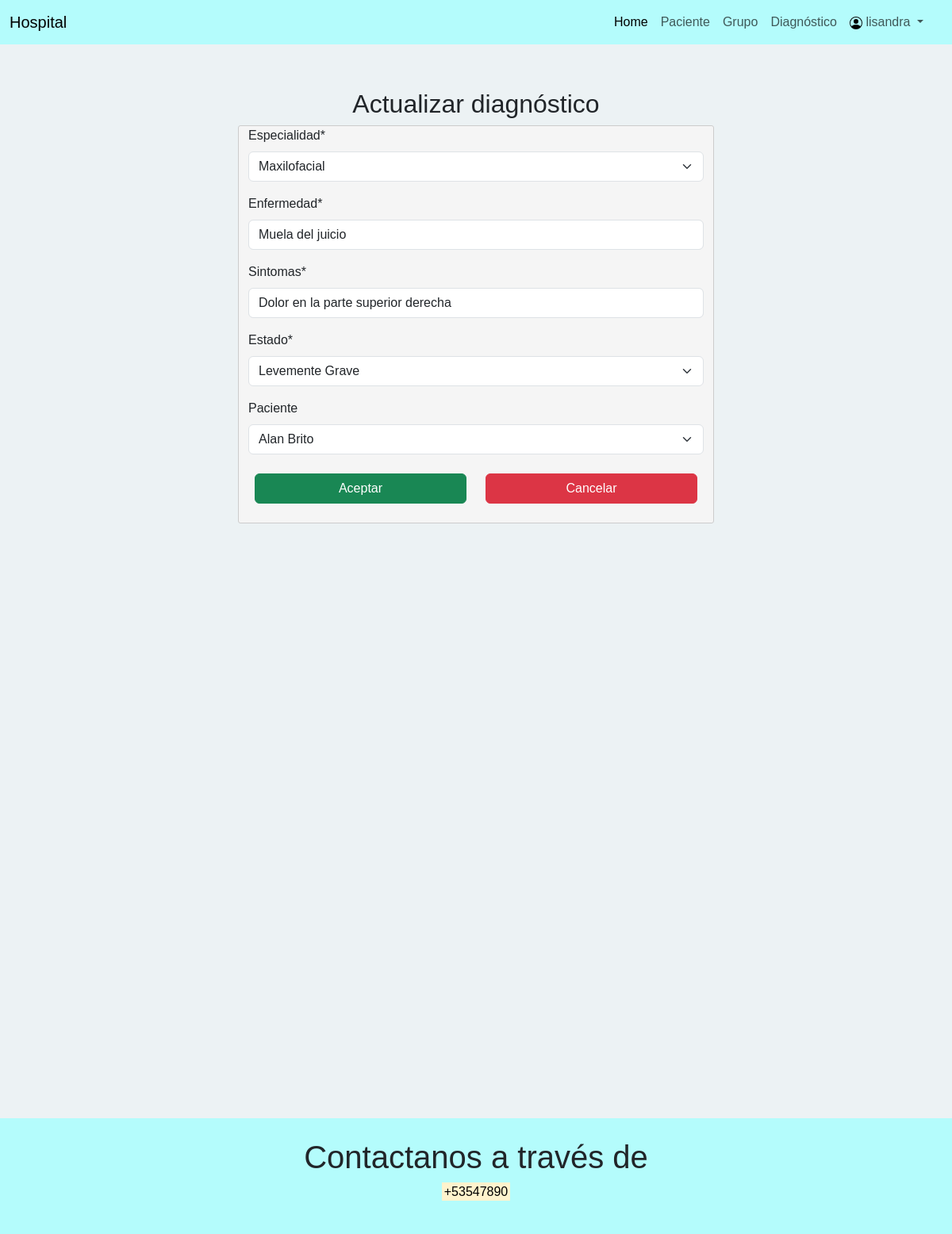
Screenshot of /Hospital/diagnosticos/actualizar/1 (signed in) with the database file from the repository.
### diagnosticos/models.py (models this page shows, shortened)
class Diagnostico(models.Model):
    class Especialidad(models.TextChoices):
        alergia = "Alergia", _("Alergia")
        anatom_pat = "Anatomia Patologica", _("AnatomPat")
        cirugia = "Cirugia", _("Cirugia")
        geriatria = "Geriatria", _("Geriatria")
        ginecob = "Ginecob", _("Ginecob")
        imagenologia = "Imagenologia", _("Imag")
        labcli = "Lab_Clinico", _("Lab_Clinico")
        maxilo = "Maxilofacial", _("Maxilofacial")
        medicina_fis_rehab = "Med_Fis_Rehab", _("Med_Fis_Rehab")
        medicina_interna = "Med_Interna", _("Med_Interna")
        medicina_trabajo = "Med_Trabajo", _("Med_Trabajo")
        microbio = "Microbiologia", _("Microbiologia")
        nefrologia = "Nefrologia", _("Nefrologia")
        neurocirugia = "Neurocirugia", _("Neurocirugia")
        neurologia = "Neurologia", _("Neurologia")
        oftalmologia = "Oftalmologia", _("Oftalmologia")
        orl = "ORL", _("ORL")
        oncologia = "Oncologia", _("Oncologia")
        ortopedia = "Ortopedia", _("Ortopedia")
        proctologia = "Proctologia", _("Proctologia")
        psiquiatria = "Psiquiatria", _("Psiquiatria")
        quemado = "Quemado", _("Quemado")
        urologia = "Urologia", _("Urologia")
        reumatologia = "Reumatologia", _("Reumatologia")
        vdigest = "Vias_digestivas", _("VDigest")
    class Estado(models.TextChoices):
        grave = "Grave", _("Grave")
        levemente_grave = "Levemente grave", _("Levemente Grave")
    especialidad = models.CharField(max_length=255, choices=Especialidad)
    enfermedad = models.TextField(max_length=255)
    sintomas = models.TextField(max_length=450)
    estado = models.CharField(max_length=30, choices=Estado)
    paciente = models.OneToOneField(Paciente, on_delete=models.PROTECT, related_name='paciente', null=True, blank=True)
    class Meta:
        db_table = 'Diagnostico'
        verbose_name = 'diagnostico'
        verbose_name_plural = 'diagnosticos'
        ordering = ['especialidad']
        permissions = (("es_doctor", "Puede administrar"),)

### diagnosticos/views.py (the view)
# urls.py: path('Hospital/diagnosticos/actualizar/<int:pk>', views.ModificarDiagnostico.as_view(), name='actualizar_diagnostico'),
class ModificarDiagnostico(UpdateView, PermissionRequiredMixin, LoginRequiredMixin):
    model = Diagnostico
    form_class = DiagnosticoForm
    permission_required = "catalog.es_doctor"
    template_name = "diagnosticos/actualizar.html"
    success_url = reverse_lazy("diagnosticos_lista")
    login_url = "/login/"
    redirect_field_name = "login"

### diagnosticos/forms.py
class DiagnosticoForm(forms.ModelForm):
    class Meta:
        model = Diagnostico
        fields = '__all__'
        widgets = {
            'enfermedad': forms.TextInput(attrs={'class': 'sin-ce'}),
            'sintomas': forms.TextInput(attrs={'class': 'sin-ce'})
        }

### pacientes/models.py (called while the page is built)
    def __str__(self):
        return f'{self.nombre} {self.apellidos}'

### diagnosticos/templates/diagnosticos/actualizar.html (shortened to what this page needs)
{% extends 'base.html' %}
{% load static %}
{% load crispy_forms_tags %}
{% block content %}
{% if perms.diagnosticos.es_doctor %}
<div class="row justify-content-center align-items-center pt-2">
    <h2 class="text-sm-center mb-2">Actualizar diagnóstico</h2>
    <form method="post" enctype="multipart/form-data" class="formulario">
        {{ form | crispy }}
        <div class="row p-2">
            <div class="col-md-6 mb-3">
                <input class="btn btn-success w-100" type="submit" value="Aceptar">
            </div>
            <div class="col-md-6 mb-3">
                <a class="btn btn-danger w-100" href="{% url 'home' %}">Cancelar</a>
            </div>
        </div>
    </form>
</div>
{% endif %}
{% endblock %}

### gestion/templates/base.html (shortened to what this page needs)
<!DOCTYPE html>
<html lang="en">
<head>
    {% load static %}
    <link rel="stylesheet" href="{% static 'css/sweetalert2/sweetalert2.min.css' %}">
    <link rel="stylesheet" href="{% static 'css/bootstrap/bootstrap.min.css' %}">
    <link rel="stylesheet" href="{% static 'css/style.css' %}">
</head>
<body>
    <header>
        <nav class="navbar navbar-expand-lg">
            <div class="container-fluid">
                <a class="navbar-brand" href="#">Hospital</a>
                <div class="offcanvas offcanvas-end" tabindex="-1" id="offcanvasNavbar"
                    aria-labelledby="offcanvasNavbarLabel">
                    <div class="offcanvas-body">
                        <ul class="navbar-nav justify-content-end flex-grow-1 pe-3">
                            <li class="nav-item">
                                <a class="nav-link active" aria-current="page" href="{% url 'home' %}">Home</a>
                            </li>
                            <li class="nav-item">
                                <a class="nav-link" href="{% url 'pacientes_lista' %}">Paciente</a>
                            </li>
                            <li class="nav-item">
                                <a class="nav-link" href="{% url 'grupos_lista' %}">Grupo</a>
                            </li>
                            <li class="nav-item">
                                <a class="nav-link" href="{% url 'diagnosticos_lista' %}">Diagnóstico</a>
                            </li>
                            <li class="nav-item dropdown">
                                {% if request.user.is_authenticated %}
                                <a class="nav-link dropdown-toggle" href="#" id="dropdownId" data-bs-toggle="dropdown"
                                    aria-haspopup="true" aria-expanded="false">
                                    <img src="{% static 'img/person-circle.svg' %}" alt="user" loading="lazy">
                                    <span>{{user.username}}</span>
                                </a>
                                {% endif %}
                            </li>
                        </ul>
                    </div>
                </div>
            </div>
        </nav>
    </header>
    <main>
        <div class="container-fluid pt-5">{% block content %}{% endblock content %}</div>
    </main>
    <footer>
        <center>
            <h1>Contactanos a través de</h1>
            <p><mark>+53547890</mark></p>
        </center>
    </footer>
</body>
</html>

### gestion/static/css/style.css (style rules this page uses)
body { width: auto; height: auto; font-family: Arial, Helvetica, sans-serif; font-size: medium; background-color: rgb(236, 242, 244); position: relative; }
main { min-height: 1500px; }
footer { position: absolute; width: 100%; bottom: 0; left: 0; padding: 25px 0; }
a:visited, a:link { text-decoration: none; }
header, footer { background-color: rgb(180, 252, 252); }
.formulario { width: 50%; background-color: whitesmoke; border: 1px solid #ccc; border-radius: 3px; -webkit-border-radius: 3px; -moz-border-radius: 3px; -ms-border-radius: 3px; -o-border-radius: 3px; }

### rows the page displays
Diagnostico: especialidad "Maxilofacial", enfermedad "Muela del juicio", sintomas "Dolor en la parte superior derecha", estado "Levemente Grave", paciente "Alan Brito"

### other values shown
{{ user.username }} "lisandra"
